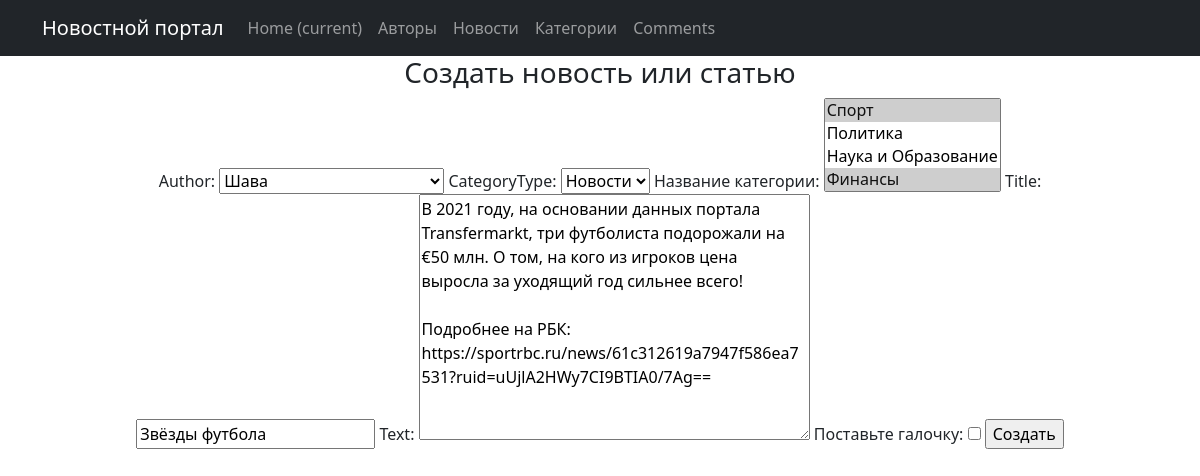
Page /authors/create/1 (signed in) on the committed database.
### news/models.py (models this page shows, shortened)
class Post(models.Model):
    author = models.ForeignKey(Author, on_delete=models.CASCADE)
    NEWS = 'NW'
    ARTICLE = 'AR'
    CATEGORY_CHOICES = (
        (NEWS, 'Новости'),
        (ARTICLE, 'Статья'),
    )
    categoryType = models.CharField(max_length=2, choices=CATEGORY_CHOICES, default=ARTICLE)
    dateCreation = models.DateTimeField(auto_now_add=True, verbose_name="Время создания новости")
    postCategory = models.ManyToManyField(Category, through='PostCategory', verbose_name="Название категории")
    title = models.CharField(max_length=128)
    text = models.TextField()
    rating = models.SmallIntegerField(default=0)

### news/views.py (the view)
# urls.py: path('create/<int:pk>', ChangeNews.as_view(), name='news_update'),
class ChangeNews(PermissionRequiredMixin, NewsUpdateView):
    permission_required = ('news.change_post',)

### news/forms.py
class NewsForm(ModelForm):
    check_box = BooleanField(label='Поставьте галочку')  # добавляем галочку, или же true-false поле
    class Meta:
        model = Post
        fields = ['author', 'categoryType', 'postCategory', 'title', 'text', 'check_box']

### news/models.py (called while the page is built)
    def __str__(self):
        return self.authorUser.username

    def __str__(self):
        return self.name

### news/views.py (called while the page is built)
    def get_object(self, **kwargs):
        id = self.kwargs.get('pk')
        return Post.objects.get(pk=id)

### news/templates/news_create.html (shortened to what this page needs)
{% extends 'flatpages/default.html' %}
{% block content %}
<h3>Создать новость или статью</h3>
<form method="POST">
    {{ form }}
    <input type="submit" value="Создать">
</form>
{% endblock content %}

### rows in the picture
Post: author "Шава", categoryType "Новости", title "Звёзды футбола", text "В 2021 году, на основании данных портала Transfermarkt, три футболиста подорожали на €50 млн. О том, на кого из игроков цена выросла за уходящий год сильнее всего! Подробнее на РБК: https://sportrbc.ru/news/61c312619a7947f586ea7531?ruid=uUjlA2HWy7CI9BTIA0/7Ag=="
